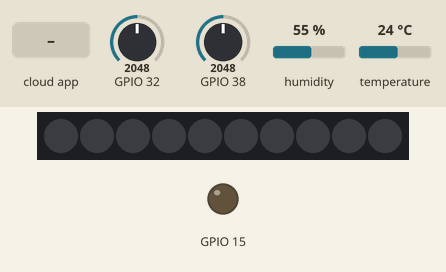
Recording of a sketch running on a simulated ESP32. Shown: 10 RGB LEDs in strip order, left to right, output pins drawn as LEDs (lit = HIGH). The inputs (shaded band) are chosen by the test bench; at power-on: GPIO 32 = 2048, GPIO 38 = 2048, humidity 55 %, temperature 24 °C. WiFi joins after 1.5 s; servers stay silent unless stated; the Firebase database answers and starts empty; what the sketch prints to the serial monitor is not drawn.

Above: at 3.7 s.
3.8 s: the phone or cloud app sets ESP32leds to 1
At 9.7 s:
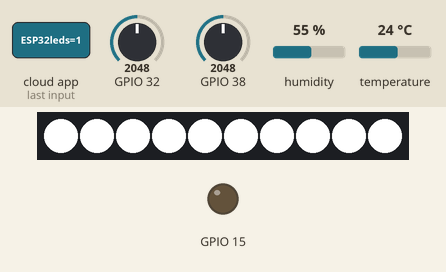
10.6 s: the phone or cloud app sets ESP32heating to 1
At 16.4 s:
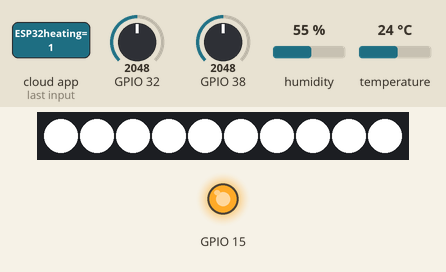
16.7 s: the phone or cloud app sets ESP32leds to 0
At 21.7 s:
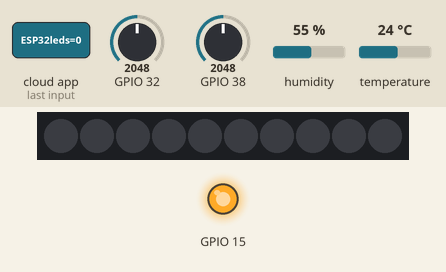
22.5 s: the phone or cloud app sets ESP32heating to 0
At 28.5 s:
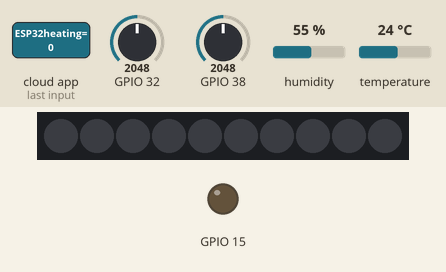
Timing chart, 0 to 29.5 s (numbered marks = the images above; inputs shaded):
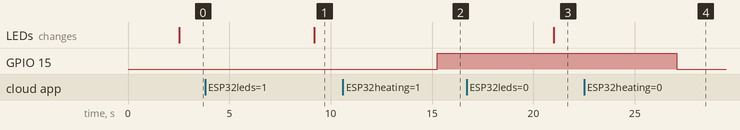

Measured:
- after the input at 3.8 s, the LEDs: change after 5.4 s (image 1)
- after the input at 10.6 s, GPIO 15: LOW → HIGH after 4.7 s
- after the input at 16.7 s, the LEDs: change after 4.3 s (image 3)
- after the input at 22.5 s, GPIO 15: HIGH → LOW after 4.6 s

The sketch:

Main.ino
```cpp
#include <Firebase.h>
#include <WiFi.h>
#include "DHTSensor.h"
#include "LightSensor.h"
#include "SoundSensor.h"
#include "LedsController.h"
#include "HeatingController.h"

// On initialise les paramètres WiFi et de connexion Firebase
#define FIREBASE_HOST "https://nestrack-iot-default-rtdb.europe-west1.firebasedatabase.app/"
#define FIREBASE_AUTH "4lgbbSJVmHzwlcNg9plwe1pSBHnC9p3doZ2hmxUs"
#define FIREBASE_API "AIzaSyB_oM0BFg9GcI10lwU5uIQsCL4z22ihQ18"

#define WIFI_SSID "IphoneLudo"
#define WIFI_PASSWORD "lulululu"

FirebaseData firebaseData;
FirebaseAuth firebaseAuth;
FirebaseConfig firebaseCfg;

// On initialise nos capteurs et controllers
DHTSensor dhtSensor(14);
LightSensor lightSensor(A2);
SoundSensor soundSensor(A4);
LedsController ledsController(10, A0);
HeatingController heatingController(15);

void setup() {
  Serial.begin(9600);
  // Connexion WiFi
  delay(1000);
  WiFi.begin(WIFI_SSID, WIFI_PASSWORD);

  Serial.print("Connexion au réseau");
  while (WiFi.status() != WL_CONNECTED) {
    Serial.print(".");
    delay(500);
  }

  Serial.println("");
  Serial.println("Connexion réussie, adresse IP : ");
  Serial.println(WiFi.localIP());

  firebaseCfg.api_key = FIREBASE_API;
  firebaseCfg.database_url = FIREBASE_HOST;

// Connexion Firebase
  if (Firebase.signUp(&firebaseCfg, &firebaseAuth, "", "")) {
    Serial.println("Connexion à Firebase réussie");
  } else {
    Serial.print("Erreur de connexion à Firebase : ");
    Serial.printf("%s\n", firebaseCfg.signer.signupError.message.c_str());
  }

  Firebase.begin(&firebaseCfg, &firebaseAuth);
  Firebase.reconnectWiFi(true);

  dhtSensor.setup();
  ledsController.setup();
  heatingController.setup();
  soundSensor.setup();
}

void loop() {
  // Lecture de nos capteurs
  float temperature, humidity;
  int lightValue = lightSensor.read();
  dhtSensor.read(temperature, humidity);
  int soundValue = soundSensor.readSoundValue();

// On envoie nos données sur Firebase
  Firebase.setFloat(firebaseData, "ESP32data/TEMPERATURE", temperature);
  Firebase.setFloat(firebaseData, "ESP32data/HUMIDITY", humidity);
  Firebase.setFloat(firebaseData, "ESP32data/LIGHT", lightValue);
  Firebase.setFloat(firebaseData, "ESP32data/SOUND", soundValue);

// On vérifie si les controller doivent changer d'état
  bool ledState;
  Firebase.getBool(firebaseData, "ESP32leds");
  ledState = firebaseData.boolData();
  //Serial.println(ledState);
  ledsController.set(static_cast<bool>(ledState));

  bool heatingState;
  Firebase.getBool(firebaseData, "ESP32heating");
  heatingState = firebaseData.boolData();
  //Serial.println(heatingState);
  heatingController.set(static_cast<bool>(heatingState));

// On répète tout cela toutes les 5 secondes
  delay(5000);
}
```

DHTSensor.cpp
```cpp
#include "DHTSensor.h"
#include "Arduino.h"


DHTSensor::DHTSensor(int dhtPin) : dht(dhtPin, DHT22) {}

void DHTSensor::setup() {
  dht.begin();
}

void DHTSensor::read(float& temperature, float& humidity) {
  temperature = dht.readTemperature();
  humidity = dht.readHumidity();
}
```

DHTSensor.h
```cpp
#ifndef DHT_SENSOR_H
#define DHT_SENSOR_H

#include <DHT.h>

class DHTSensor {
public:
  DHTSensor(int dhtPin);
  void setup();
  void read(float& temperature, float& humidity);

private:
  DHT dht;
};

#endif
```

HeatingController.cpp
```cpp
#include "HeatingController.h"
#include "Arduino.h"


HeatingController::HeatingController(int heatingPin) : heatingPin(heatingPin) {}

void HeatingController::setup() {
  pinMode(heatingPin, OUTPUT);
}

void HeatingController::set(bool state) {
  if (state) {
    digitalWrite(heatingPin, HIGH);
  } else {
    digitalWrite(heatingPin, LOW);
  }
}
```

HeatingController.h
```cpp
#ifndef HEATING_CONTROLLER_H
#define HEATING_CONTROLLER_H

class HeatingController {
public:
  HeatingController(int heatingPin);
  void setup();
  void set(bool state);

private:
  int heatingPin;
};

#endif
```

LedsController.cpp
```cpp
#include "LedsController.h"
#include "Arduino.h"


LedsController::LedsController(int numPixels, int ledPin) : pixels(numPixels, ledPin, NEO_GRB + NEO_KHZ800) {}

void LedsController::setup() {
  pixels.begin();
  pixels.setBrightness(255);
}

void LedsController::set(bool state) {
  if (state) {
    // On allume les LEDs
    uint32_t white = pixels.Color(255, 255, 255);
    for (int i = 0; i < pixels.numPixels(); i++) {
      pixels.setPixelColor(i, white);
    }
    pixels.show();
  } else {
    // On éteint les LEDs
    for (int i = 0; i < pixels.numPixels(); i++) {
      pixels.setPixelColor(i, pixels.Color(0, 0, 0));
    }
    pixels.show();
  }
}
```

LedsController.h
```cpp
#ifndef LEDS_CONTROLLER_H
#define LEDS_CONTROLLER_H

#include <Adafruit_NeoPixel.h>

class LedsController {
public:
  LedsController(int numPixels, int ledPin);
  void setup();
  void set(bool state);

private:
  Adafruit_NeoPixel pixels;
};

#endif
```

LightSensor.cpp
```cpp
#include "LightSensor.h"
#include "Arduino.h"


LightSensor::LightSensor(int lightPin) : lightSensorPin(lightPin) {}

void LightSensor::setup() {
}

int LightSensor::read() {
  return analogRead(lightSensorPin);
}
```

LightSensor.h
```cpp
#ifndef LIGHT_SENSOR_H
#define LIGHT_SENSOR_H

class LightSensor {
public:
  LightSensor(int lightPin);
  void setup();
  int read();

private:
  int lightSensorPin;
};

#endif
```

SoundSensor.cpp
```cpp
#include "SoundSensor.h"

SoundSensor::SoundSensor(int soundPin) : soundSensorPin(soundPin) {}

void SoundSensor::setup() {
}

int SoundSensor::readSoundValue() {
  int soundValue = 0;
  for (int i = 0; i < 32; i++) {
    soundValue += analogRead(soundSensorPin);
  }
  soundValue >>= 5;
  return soundValue;
}
```

SoundSensor.h
```cpp
#ifndef SOUND_SENSOR_H
#define SOUND_SENSOR_H

#include <Arduino.h>

class SoundSensor {
public:
  SoundSensor(int soundPin);
  void setup();
  int readSoundValue();

private:
  int soundSensorPin;
};

#endif
```
